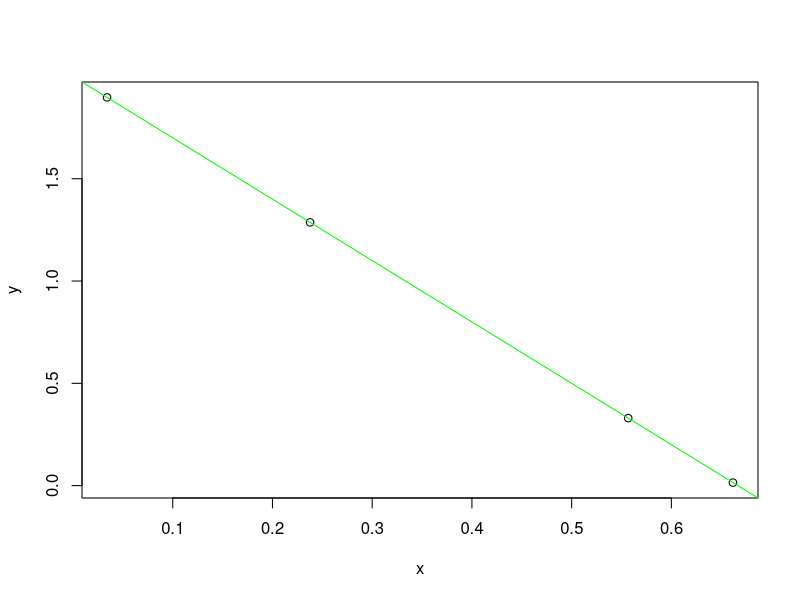

Write the R code that produced this figure.
a <- 2
b <- -3
n <- 4
sig_sq <- 0.5
x <- runif(n)
y <- a + b * x
(x_n <- mean(x))
#> [1] 0.579
write(x_n, "mittelwert_x.txt")
plot(x, y)
abline(a, b, col = "green")

dev.print(pdf, "scatterplot.pdf")



z <- runif
z <- rnorm(2, mean = 10, sd = 5)
z <- b*x
z <- z*z
